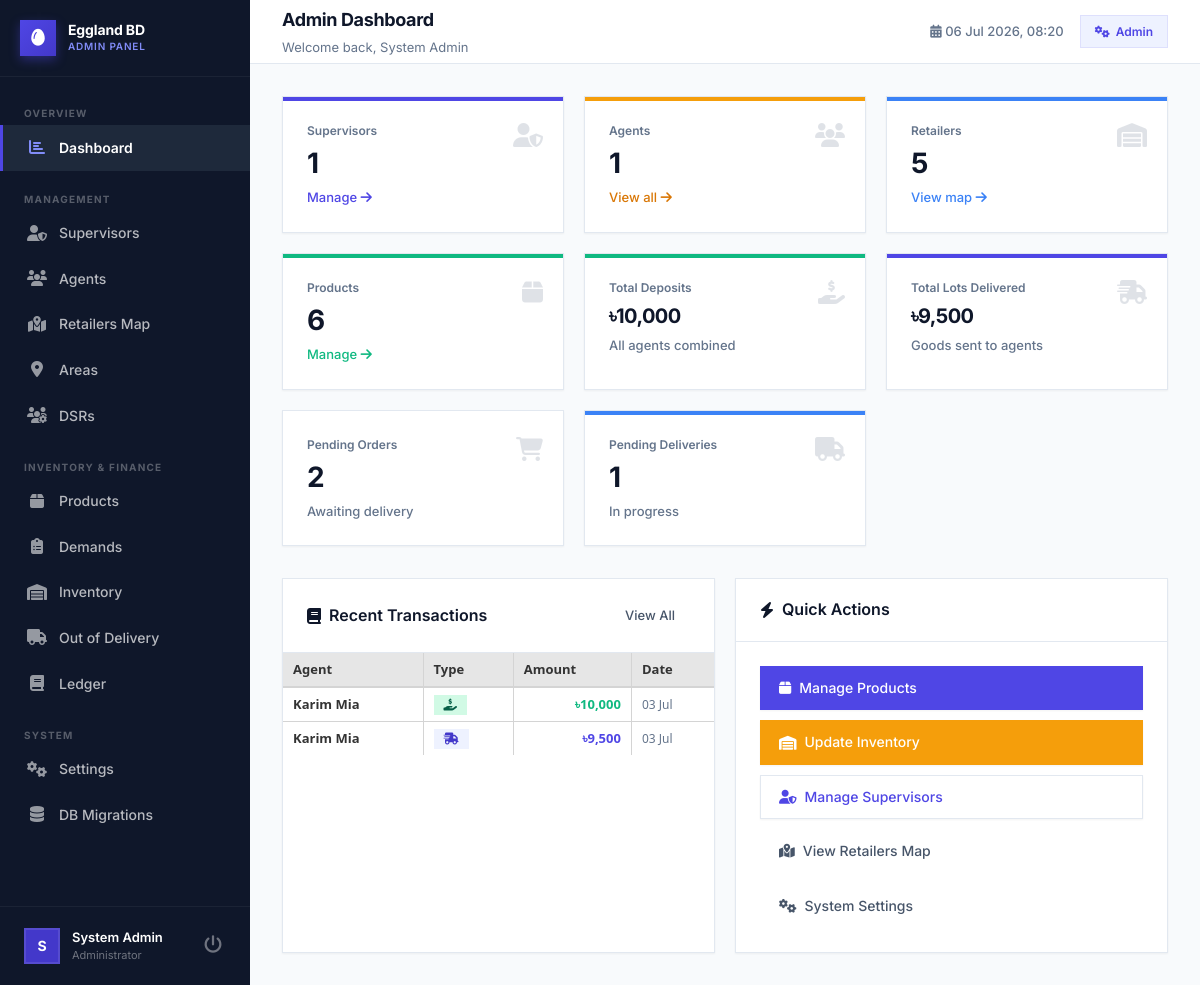
Page /admin/dashboard.php (signed in) on the committed database.
### tables this page shows
CREATE TABLE `settings` (
  `id` INT AUTO_INCREMENT PRIMARY KEY,
  `setting_key` VARCHAR(100) UNIQUE NOT NULL,
  `setting_value` TEXT,
  `updated_at` DATETIME DEFAULT CURRENT_TIMESTAMP ON UPDATE CURRENT_TIMESTAMP
);

CREATE TABLE `ledger` (
  `id` INT AUTO_INCREMENT PRIMARY KEY,
  `agent_id` INT NOT NULL,
  `supervisor_id` INT NULL,
  `type` ENUM('deposit','lot_delivery') NOT NULL,
  `amount` DECIMAL(12,2) NOT NULL,
  `note` TEXT,
  `created_at` DATETIME DEFAULT CURRENT_TIMESTAMP,
  FOREIGN KEY (`agent_id`) REFERENCES `agents`(`id`),
  FOREIGN KEY (`supervisor_id`) REFERENCES `supervisors`(`id`)
);

CREATE TABLE `users` (
  `id` INT AUTO_INCREMENT PRIMARY KEY,
  `username` VARCHAR(50) UNIQUE NOT NULL,
  `password` VARCHAR(255) NOT NULL,
  `full_name` VARCHAR(100) NOT NULL,
  `phone` VARCHAR(20),
  `email` VARCHAR(100),
  `role` ENUM('admin','supervisor','agent') NOT NULL,
  `status` ENUM('active','inactive') DEFAULT 'active',
  `created_at` DATETIME DEFAULT CURRENT_TIMESTAMP
);

### config/auth.php (called while the page is built, shortened)
<?php
require_once __DIR__ . '/db.php';
function currentUser() {
    return $_SESSION ?? [];
}

### config/db.php (called while the page is built, shortened)
<?php
$whitelist = array('127.0.0.1', '::1', 'localhost');
$is_local = false;
if (isset($_SERVER['REMOTE_ADDR']) && in_array($_SERVER['REMOTE_ADDR'], $whitelist)) {
    $is_local = true;
}
function getDB() {
    static $pdo = null;
    if ($pdo === null) {
        try {
            $pdo = new PDO(
                "mysql:host=" . DB_HOST . ";port=" . DB_PORT . ";dbname=" . DB_NAME . ";charset=utf8mb4",
                DB_USER,
                DB_PASS,
                [
                    PDO::ATTR_ERRMODE            => PDO::ERRMODE_EXCEPTION,
                    PDO::ATTR_DEFAULT_FETCH_MODE => PDO::FETCH_ASSOC,
                    PDO::ATTR_EMULATE_PREPARES   => false,
                    PDO::MYSQL_ATTR_INIT_COMMAND => "SET NAMES utf8mb4"
                ]
            );
        } catch (PDOException $e) {
            global $is_local;
            if (!defined('INSTALL_PAGE')) {
                if (isset($is_local) && $is_local) {
                    header('Location: ' . BASE_URL . '/install.php');
                } else {
                    die("Database connection failed on live server. Please check your credentials. Error: " . $e->getMessage());
                }
                exit;
            }
            return null;
        }
    }
    return $pdo;
}
function getSetting($key, $default = '') {
    try {
        $pdo = getDB();
        $stmt = $pdo->prepare("SELECT setting_value FROM settings WHERE setting_key = ?");
        $stmt->execute([$key]);
        $row = $stmt->fetch();
        return $row ? $row['setting_value'] : $default;
    } catch (Exception $e) {
        return $default;
    }
}

### admin/dashboard.php (the view, shortened to what this page needs)
<?php
require_once dirname(__DIR__) . '/config/auth.php';
require_once dirname(__DIR__) . '/config/db.php';
$pdo = getDB();
$totalAgents      = (int)$pdo->query("SELECT COUNT(*) FROM agents")->fetchColumn();
$totalSupervisors = (int)$pdo->query("SELECT COUNT(*) FROM supervisors")->fetchColumn();
$totalRetailers   = (int)$pdo->query("SELECT COUNT(*) FROM retailers WHERE status='active'")->fetchColumn();
$totalProducts    = (int)$pdo->query("SELECT COUNT(*) FROM products WHERE status='active'")->fetchColumn();
$totalDeposits    = (float)$pdo->query("SELECT COALESCE(SUM(amount),0) FROM ledger WHERE type='deposit'")->fetchColumn();
$totalLots        = (float)$pdo->query("SELECT COALESCE(SUM(amount),0) FROM ledger WHERE type='lot_delivery'")->fetchColumn();
$pendingOrders    = (int)$pdo->query("SELECT COUNT(*) FROM orders WHERE status='pending'")->fetchColumn();
$pendingDeliveries= (int)$pdo->query("SELECT COUNT(*) FROM deliveries WHERE status='pending'")->fetchColumn();
$currency = getSetting('currency_symbol', '৳');
$recentLedger = $pdo->query("
    SELECT l.type, l.amount, l.created_at, u.full_name as agent_name
    FROM ledger l
    JOIN agents a ON a.id = l.agent_id
    JOIN users u ON u.id = a.user_id
    ORDER BY l.created_at DESC LIMIT 8
")->fetchAll();
?>
<!DOCTYPE html>
<html lang="en">
<head>
<link rel="stylesheet" href="<?= BASE_URL ?>/assets/css/global.css">
<?php include dirname(__DIR__) . '/includes/fontawesome.php'; ?>
<body>
<div class="layout-wrapper">
  <?php include dirname(__DIR__) . '/includes/admin-sidebar.php'; ?>
  <div class="main-content">
    <div class="top-header">
      <div>
        <div class="header-title">Admin Dashboard</div>
        <div class="header-subtitle">Welcome back, <?= htmlspecialchars($u['full_name']) ?></div>
      </div>
      <div class="header-date"><i class="fas fa-calendar-alt"></i> <?= date('d M Y, H:i') ?></div>
      <div class="header-badge" style="background:var(--primary-bg);color:var(--primary);"><i class="fas fa-cogs"></i> Admin</div>
    </div>
    <div class="page-content">
      <div class="stats-grid">
        <div class="stat-card primary">
          <div class="stat-icon"><i class="fas fa-user-shield"></i></div>
          <div class="stat-label">Supervisors</div>
          <div class="stat-value"><?= $totalSupervisors ?></div>
          <div class="stat-sub"><a href="<?= BASE_URL ?>/admin/supervisors.php" style="color:var(--primary);">Manage <i class="fas fa-arrow-right"></i></a></div>
        </div>
        <div class="stat-card gold">
          <div class="stat-icon"><i class="fas fa-users"></i></div>
          <div class="stat-label">Agents</div>
          <div class="stat-value"><?= $totalAgents ?></div>
          <div class="stat-sub"><a href="<?= BASE_URL ?>/admin/agents.php" style="color:var(--gold-dark);">View all <i class="fas fa-arrow-right"></i></a></div>
        </div>
        <div class="stat-card info">
          <div class="stat-icon"><i class="fas fa-warehouse"></i></div>
          <div class="stat-label">Retailers</div>
          <div class="stat-value"><?= $totalRetailers ?></div>
          <div class="stat-sub"><a href="<?= BASE_URL ?>/admin/retailers.php" style="color:var(--info);">View map <i class="fas fa-arrow-right"></i></a></div>
        </div>
        <div class="stat-card success">
          <div class="stat-icon"><i class="fas fa-box"></i></div>
          <div class="stat-label">Products</div>
          <div class="stat-value"><?= $totalProducts ?></div>
          <div class="stat-sub"><a href="<?= BASE_URL ?>/admin/products.php" style="color:var(--success);">Manage <i class="fas fa-arrow-right"></i></a></div>
        </div>
        <div class="stat-card success">
          <div class="stat-icon"><i class="fas fa-hand-holding-usd"></i></div>
          <div class="stat-label">Total Deposits</div>
          <div class="stat-value" style="font-size:20px;"><?= $currency ?><?= number_format($totalDeposits, 0) ?></div>
          <div class="stat-sub">All agents combined</div>
        </div>
        <div class="stat-card primary">
          <div class="stat-icon"><i class="fas fa-shipping-fast"></i></div>
          <div class="stat-label">Total Lots Delivered</div>
          <div class="stat-value" style="font-size:20px;"><?= $currency ?><?= number_format($totalLots, 0) ?></div>
          <div class="stat-sub">Goods sent to agents</div>
        </div>
        <div class="stat-card warning">
          <div class="stat-icon"><i class="fas fa-shopping-cart"></i></div>
          <div class="stat-label">Pending Orders</div>
          <div class="stat-value"><?= $pendingOrders ?></div>
          <div class="stat-sub">Awaiting delivery</div>
        </div>
        <div class="stat-card info">
          <div class="stat-icon"><i class="fas fa-truck"></i></div>
          <div class="stat-label">Pending Deliveries</div>
          <div class="stat-value"><?= $pendingDeliveries ?></div>
          <div class="stat-sub">In progress</div>
        </div>
      </div>
      <div style="display:grid;grid-template-columns:1fr 1fr;gap:20px;" class="responsive-grid">
        <div class="card">
          <div class="card-header">
            <div class="card-title"><i class="fas fa-book"></i> Recent Transactions</div>
            <a href="<?= BASE_URL ?>/admin/ledger.php" class="btn btn-ghost btn-sm">View All</a>
          </div>
          <div style="overflow:hidden;">
            <table class="tbl">
              <thead>
                <tr><th>Agent</th><th>Type</th><th class="text-right">Amount</th><th>Date</th></tr>
              </thead>
              <tbody>
                <?php if (empty($recentLedger)): ?>
                  <tr><td colspan="4"><div class="table-empty" style="padding:30px;"><div class="empty-icon" style="font-size:32px;"><i class="fas fa-book"></i></div><p>No transactions</p></div></td></tr>
                <?php else: ?>
                  <?php foreach ($recentLedger as $row): ?>
                  <tr>
                    <td class="fw-600 fs-13"><?= htmlspecialchars($row['agent_name']) ?></td>
                    <td><span class="badge <?= $row['type'] === 'deposit' ? 'badge-success' : 'badge-primary' ?>"><?= $row['type'] === 'deposit' ? '<i class="fas fa-hand-holding-usd"></i>' : '<i class="fas fa-shipping-fast"></i>' ?></span></td>
                    <td class="text-right fw-700 <?= $row['type']==='deposit'?'text-success':'text-primary-color' ?>"><?= $currency ?><?= number_format($row['amount'],0) ?></td>
                    <td class="text-muted fs-12"><?= date('d M', strtotime($row['created_at'])) ?></td>
                  </tr>
                  <?php endforeach; ?>
                <?php endif; ?>
              </tbody>
            </table>
          </div>
        </div>
        <div class="card">
          <div class="card-header">
            <div class="card-title"><i class="fas fa-bolt"></i> Quick Actions</div>
          </div>
          <div class="card-body">
            <div style="display:flex;flex-direction:column;gap:10px;">
              <a href="<?= BASE_URL ?>/admin/products.php" class="btn btn-primary"><i class="fas fa-box"></i> Manage Products</a>
              <a href="<?= BASE_URL ?>/admin/inventory.php" class="btn btn-gold"><i class="fas fa-warehouse"></i> Update Inventory</a>
              <a href="<?= BASE_URL ?>/admin/supervisors.php" class="btn btn-outline"><i class="fas fa-user-shield"></i> Manage Supervisors</a>
              <a href="<?= BASE_URL ?>/admin/retailers.php" class="btn btn-ghost"><i class="fas fa-map-marked-alt"></i> View Retailers Map</a>
              <a href="<?= BASE_URL ?>/admin/settings.php" class="btn btn-ghost"><i class="fas fa-cogs"></i> System Settings</a>
            </div>
          </div>
        </div>
      </div>
    </div>
  </div>
</div>
</body>
</html>

### admin/dashboard.php (style rules this page uses)
.stat-card.warning::before { background: var(--warning); }

### rows in the picture
settings: setting_value "৳"
ledger: users.full_name "Karim Mia", type "deposit" (drawn), amount "10,000", created_at "03 Jul"
ledger: users.full_name "Karim Mia", type "lot_delivery" (drawn), amount "9,500", created_at "03 Jul"

### other values in the picture
$firstLetter "S"
$u['full_name'] "System Admin"
$totalSupervisors "1"
$totalAgents "1"
$totalRetailers "5"
$totalProducts "6"
$totalDeposits "10,000"
$totalLots "9,500"
$pendingOrders "2"
$pendingDeliveries "1"
